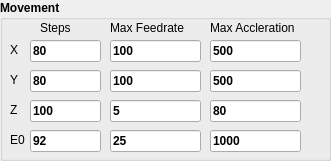
    <widget class="QGroupBox" name="groupBox_4">
     <property name="geometry">
      <rect>
       <x>370</x>
       <y>110</y>
       <width>331</width>
       <height>161</height>
      </rect>
     </property>
     <property name="font">
      <font>
       <pointsize>9</pointsize>
       <weight>75</weight>
       <bold>true</bold>
      </font>
     </property>
     <property name="title">
      <string>Movement</string>
     </property>
     <widget class="QLabel" name="label_32">
      <property name="geometry">
       <rect>
        <x>40</x>
        <y>20</y>
        <width>51</width>
        <height>16</height>
       </rect>
      </property>
      <property name="font">
       <font>
        <weight>50</weight>
        <bold>false</bold>
       </font>
      </property>
      <property name="text">
       <string>Steps</string>
      </property>
     </widget>
     <widget class="QLabel" name="label_33">
      <property name="geometry">
       <rect>
        <x>10</x>
        <y>40</y>
        <width>21</width>
        <height>20</height>
       </rect>
      </property>
      <property name="font">
       <font>
        <weight>50</weight>
        <bold>false</bold>
       </font>
      </property>
      <property name="text">
       <string>X</string>
      </property>
     </widget>
     <widget class="QLineEdit" name="XSteps">
      <property name="geometry">
       <rect>
        <x>30</x>
        <y>40</y>
        <width>71</width>
        <height>22</height>
       </rect>
      </property>
      <property name="text">
       <string>80</string>
      </property>
     </widget>
     <widget class="QLineEdit" name="YSteps">
      <property name="geometry">
       <rect>
        <x>30</x>
        <y>70</y>
        <width>71</width>
        <height>22</height>
       </rect>
      </property>
      <property name="text">
       <string>80</string>
      </property>
     </widget>
     <widget class="QLabel" name="label_34">
      <property name="geometry">
       <rect>
        <x>10</x>
        <y>70</y>
        <width>21</width>
        <height>20</height>
       </rect>
      </property>
      <property name="font">
       <font>
        <weight>50</weight>
        <bold>false</bold>
       </font>
      </property>
      <property name="text">
       <string>Y</string>
      </property>
     </widget>
     <widget class="QLineEdit" name="ZSteps">
      <property name="geometry">
       <rect>
        <x>30</x>
        <y>100</y>
        <width>71</width>
        <height>22</height>
       </rect>
      </property>
      <property name="text">
       <string>100</string>
      </property>
     </widget>
     <widget class="QLabel" name="label_35">
      <property name="geometry">
       <rect>
        <x>10</x>
        <y>100</y>
        <width>21</width>
        <height>20</height>
       </rect>
      </property>
      <property name="font">
       <font>
        <weight>50</weight>
        <bold>false</bold>
       </font>
      </property>
      <property name="text">
       <string>Z</string>
      </property>
     </widget>
     <widget class="QLineEdit" name="E0Steps">
      <property name="geometry">
       <rect>
        <x>30</x>
        <y>130</y>
        <width>71</width>
        <height>22</height>
       </rect>
      </property>
      <property name="text">
       <string>92</string>
      </property>
     </widget>
     <widget class="QLabel" name="label_36">
      <property name="geometry">
       <rect>
        <x>10</x>
        <y>130</y>
        <width>21</width>
        <height>20</height>
       </rect>
      </property>
      <property name="font">
       <font>
        <weight>50</weight>
        <bold>false</bold>
       </font>
      </property>
      <property name="text">
       <string>E0</string>
      </property>
     </widget>
     <widget class="QLabel" name="label_37">
      <property name="geometry">
       <rect>
        <x>110</x>
        <y>20</y>
        <width>91</width>
        <height>16</height>
       </rect>
      </property>
      <property name="font">
       <font>
        <weight>50</weight>
        <bold>false</bold>
       </font>
      </property>
      <property name="text">
       <string>Max Feedrate</string>
      </property>
     </widget>
     <widget class="QLineEdit" name="XMaxFeedRate">
      <property name="geometry">
       <rect>
        <x>110</x>
        <y>40</y>
        <width>91</width>
        <height>22</height>
       </rect>
      </property>
      <property name="inputMethodHints">
       <set>Qt::ImhDigitsOnly|Qt::ImhFormattedNumbersOnly|Qt::ImhPreferNumbers</set>
      </property>
      <property name="text">
       <string>100</string>
      </property>
      <property name="frame">
       <bool>true</bool>
      </property>
      <property name="dragEnabled">
       <bool>false</bool>
      </property>
      <property name="readOnly">
       <bool>false</bool>
      </property>
     </widget>
     <widget class="QLineEdit" name="YMaxFeedRate">
      <property name="geometry">
       <rect>
        <x>110</x>
        <y>70</y>
        <width>91</width>
        <height>22</height>
       </rect>
      </property>
      <property name="text">
       <string>100</string>
      </property>
     </widget>
     <widget class="QLineEdit" name="ZMaxFeedRate">
      <property name="geometry">
       <rect>
        <x>110</x>
        <y>100</y>
        <width>91</width>
        <height>22</height>
       </rect>
      </property>
      <property name="text">
       <string>5</string>
      </property>
     </widget>
     <widget class="QLineEdit" name="E0MaxFeedRate">
      <property name="geometry">
       <rect>
        <x>110</x>
        <y>130</y>
        <width>91</width>
        <height>22</height>
       </rect>
      </property>
      <property name="text">
       <string>25</string>
      </property>
     </widget>
     <widget class="QLabel" name="label_38">
      <property name="geometry">
       <rect>
        <x>210</x>
        <y>20</y>
        <width>111</width>
        <height>16</height>
       </rect>
      </property>
      <property name="font">
       <font>
        <weight>50</weight>
        <bold>false</bold>
       </font>
      </property>
      <property name="text">
       <string>Max Accleration</string>
      </property>
     </widget>
     <widget class="QLineEdit" name="XMaxAccleration">
      <property name="geometry">
       <rect>
        <x>210</x>
        <y>40</y>
        <width>91</width>
        <height>22</height>
       </rect>
      </property>
      <property name="inputMethodHints">
       <set>Qt::ImhDigitsOnly|Qt::ImhFormattedNumbersOnly|Qt::ImhPreferNumbers</set>
      </property>
      <property name="text">
       <string>500</string>
      </property>
      <property name="frame">
       <bool>true</bool>
      </property>
      <property name="dragEnabled">
       <bool>false</bool>
      </property>
      <property name="readOnly">
       <bool>false</bool>
      </property>
     </widget>
     <widget class="QLineEdit" name="YMaxAccleration">
      <property name="geometry">
       <rect>
        <x>210</x>
        <y>70</y>
        <width>91</width>
        <height>22</height>
       </rect>
      </property>
      <property name="inputMethodHints">
       <set>Qt::ImhDigitsOnly|Qt::ImhFormattedNumbersOnly|Qt::ImhPreferNumbers</set>
      </property>
      <property name="text">
       <string>500</string>
      </property>
      <property name="frame">
       <bool>true</bool>
      </property>
      <property name="dragEnabled">
       <bool>false</bool>
      </property>
      <property name="readOnly">
       <bool>false</bool>
      </property>
     </widget>
     <widget class="QLineEdit" name="ZMaxAccleration">
      <property name="geometry">
       <rect>
        <x>210</x>
        <y>100</y>
        <width>91</width>
        <height>22</height>
       </rect>
      </property>
      <property name="inputMethodHints">
       <set>Qt::ImhDigitsOnly|Qt::ImhFormattedNumbersOnly|Qt::ImhPreferNumbers</set>
      </property>
      <property name="text">
       <string>80</string>
      </property>
      <property name="frame">
       <bool>true</bool>
      </property>
      <property name="dragEnabled">
       <bool>false</bool>
      </property>
      <property name="readOnly">
       <bool>false</bool>
      </property>
     </widget>
     <widget class="QLineEdit" name="E0MaxAccleration">
      <property name="geometry">
       <rect>
        <x>210</x>
        <y>130</y>
        <width>91</width>
        <height>22</height>
       </rect>
      </property>
      <property name="inputMethodHints">
       <set>Qt::ImhDigitsOnly|Qt::ImhFormattedNumbersOnly|Qt::ImhPreferNumbers</set>
      </property>
      <property name="text">
       <string>1000</string>
      </property>
      <property name="frame">
       <bool>true</bool>
      </property>
      <property name="dragEnabled">
       <bool>false</bool>
      </property>
      <property name="readOnly">
       <bool>false</bool>
      </property>
     </widget>
    </widget>
